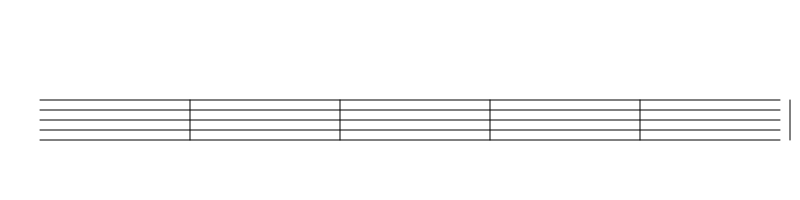
Frame 1 (no input)
Frame 60 (no input): identical to frame 1, image omitted
Frame 120 (the mouse pressed at the canvas centre since frame 60): identical to frame 1, image omitted

The p5.js sketch that drew this single still picture (run headless with seeded random() and noise() and a simulated clock; from frame 60 on, the mouse is pressed at the canvas centre):

// p5.js sketch
// ── sketch.js
// Simple Music Staff with Measure Lines
// The most basic version that just draws staff lines and measures

function setup() {
  createCanvas(800, 200);
}

function draw() {
  background(255);
  
  // Draw the staff (5 horizontal lines)
  drawStaff();
  
  // Draw measure lines (vertical bars)
  drawMeasureLines();
}

function drawStaff() {
  stroke(0);
  strokeWeight(1);
  
  // Draw the 5 lines of the staff
  let staffLines = 5;
  let staffSpacing = 10;
  
  for (let i = 0; i < staffLines; i++) {
    let y = 100 + i * staffSpacing;
    line(40, y, width - 20, y);
  }
}

function drawMeasureLines() {
  stroke(0);
  strokeWeight(1);
  
  // Draw measure lines every 150 pixels
  for (let x = 190; x < width; x += 150) {
    line(x, 100, x, 100 + 4 * 10); // 4 spaces = 5 lines - 1
  }
}
